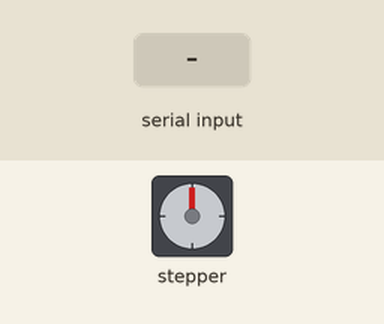
A sketch run on a simulated Arduino Uno, built with avr-gcc and run on an emulated ATmega328P. On the bench: stepper motor. The test bench sets the inputs (shaded band). Stepper angles assume 200 steps per turn; what the sketch prints to the serial monitor is not drawn.

Above: at 1.2 s.
1.3 s: "y" received over Serial
At 1.45 s:
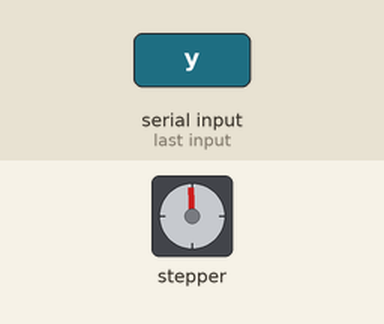
At 2.06 s:
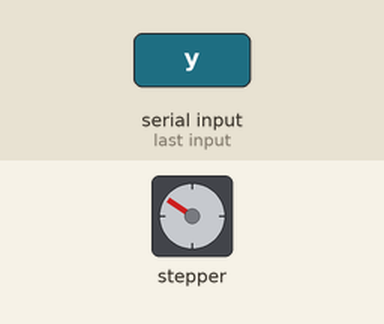
Timing chart, 0 to 6.8 s (numbered marks = the images above; inputs shaded):
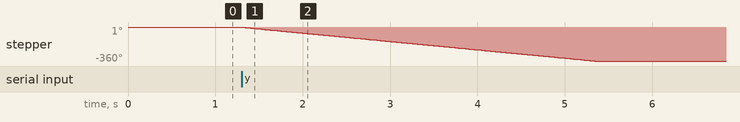

Measured:
- after the input at 1.3 s, stepper: turns 360° counter-clockwise in 4.0 s, starting at once

The sketch:

stepper.ino
```cpp
#include <AccelStepper.h>

const int stepPin = 2;
const int dirPin = 3;
AccelStepper myStepper(AccelStepper::DRIVER, stepPin, dirPin);

int stepsPerMM = 200;
float Z0 = 2180;
float targetZ = 2181;
float current_Z = Z0;
float newRefZ;

float limitUP = 2390;
float limitDOWN = 2150;
bool chimneyDetected;

void moveMotor(float targetPosition) {
  myStepper.moveTo(targetPosition);
}

bool checkForChimney() {
  Serial.print("chimney? (y/n): ");


  while (!Serial.available()) {
    delay(10);
  }

  char inputChar = Serial.read();
  while (Serial.available()) {
    Serial.read();
  }

  // Process the input character
  if (inputChar == 'y' || inputChar == 'Y') {
    return true;
  } else if (inputChar == 'n' || inputChar == 'N') {
    return false;
  } else {
    return false;
  }
}

void setup() {

  myStepper.setAcceleration(2000);
  myStepper.setMaxSpeed(100);
  Serial.begin(9600);
}

void loop() {
  myStepper.run();
  current_Z = Z0 + (float)myStepper.currentPosition() / stepsPerMM;
  if (!chimneyDetected)
  {
  chimneyDetected = true;
  if (checkForChimney() == true) {
  myStepper.setMaxSpeed(50);
  myStepper.moveTo(Z0);
 }
 }
  if (targetZ >= limitDOWN && targetZ <= limitUP) {
    float targetPosition = (targetZ - Z0) * stepsPerMM;
    moveMotor(-targetPosition);
  } else {
    myStepper.stop();
    Serial.println("Target position is out of range.");
  }

}
```
